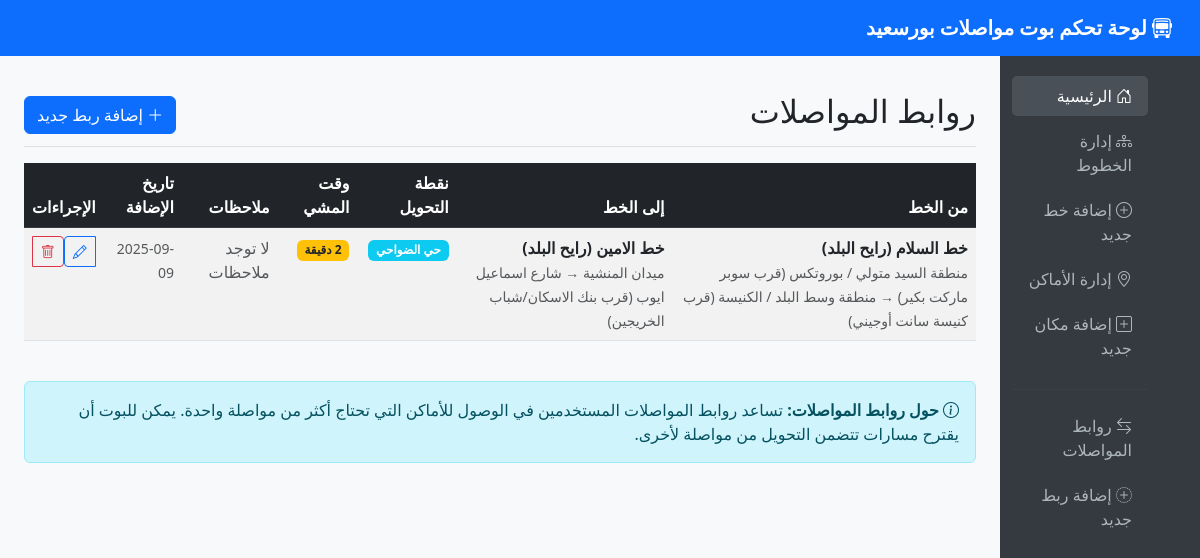
Page /connections on the committed database.
### admin_dashboard.py (models this page shows, shortened)
class RouteConnection(db.Model):
    id = db.Column(db.Integer, primary_key=True)
    from_route_id = db.Column(db.Integer, db.ForeignKey('route.id'), nullable=False)
    to_route_id = db.Column(db.Integer, db.ForeignKey('route.id'), nullable=False)
    connection_point = db.Column(db.String(200), nullable=False)  # نقطة التحويل
    walking_time = db.Column(db.Integer, nullable=False, default=5)  # وقت المشي بالدقائق
    connection_notes = db.Column(db.Text, nullable=True)  # ملاحظات إضافية
    created_at = db.Column(db.DateTime, default=datetime.utcnow)
    from_route = db.relationship('Route', foreign_keys=[from_route_id], backref='connections_from')
    to_route = db.relationship('Route', foreign_keys=[to_route_id], backref='connections_to')

class Route(db.Model):
    id = db.Column(db.Integer, primary_key=True)
    name = db.Column(db.String(200), nullable=False)
    fare = db.Column(db.Float, nullable=False)
    start_area = db.Column(db.String(200), nullable=True)
    end_area = db.Column(db.String(200), nullable=True)
    key_points = db.Column(db.Text, nullable=False)  # JSON string
    notes = db.Column(db.Text, nullable=True)
    created_at = db.Column(db.DateTime, default=datetime.utcnow)

### admin_dashboard.py (the view)
@app.route('/connections')
def connections_list():
    connections = RouteConnection.query.order_by(RouteConnection.created_at.desc()).all()
    return render_template('connections_list.html', connections=connections)

### templates/connections_list.html (shortened to what this page needs)
{% extends "base.html" %}
{% block content %}
<div class="d-flex justify-content-between flex-wrap flex-md-nowrap align-items-center pt-3 pb-2 mb-3 border-bottom">
    <h1 class="h2">روابط المواصلات</h1>
    <div class="btn-toolbar mb-2 mb-md-0">
        <a href="{{ url_for('add_connection') }}" class="btn btn-primary">
            <i class="bi bi-plus-lg"></i> إضافة ربط جديد
        </a>
    </div>
</div>
{% if connections %}
<div class="table-responsive">
    <table class="table table-striped table-hover">
        <thead class="table-dark">
            <tr>
                <th>من الخط</th>
                <th>إلى الخط</th>
                <th>نقطة التحويل</th>
                <th>وقت المشي</th>
                <th>ملاحظات</th>
                <th>تاريخ الإضافة</th>
                <th>الإجراءات</th>
            </tr>
        </thead>
        <tbody>
            {% for connection in connections %}
            <tr>
                <td>
                    <strong>{{ connection.from_route.name }}</strong>
                    <br><small class="text-muted">{{ connection.from_route.start_area }} → {{ connection.from_route.end_area }}</small>
                </td>
                <td>
                    <strong>{{ connection.to_route.name }}</strong>
                    <br><small class="text-muted">{{ connection.to_route.start_area }} → {{ connection.to_route.end_area }}</small>
                </td>
                <td>
                    <span class="badge bg-info">{{ connection.connection_point }}</span>
                </td>
                <td>
                    <span class="badge bg-warning text-dark">{{ connection.walking_time }} دقيقة</span>
                </td>
                <td>
                    {% if connection.connection_notes %}
                    <small>{{ connection.connection_notes }}</small>
                    {% else %}
                    <span class="text-muted">لا توجد ملاحظات</span>
                    {% endif %}
                </td>
                <td>
                    <small class="text-muted">{{ connection.created_at.strftime('%Y-%m-%d') }}</small>
                </td>
                <td>
                    <div class="btn-group" role="group">
                        <a href="{{ url_for('edit_connection', connection_id=connection.id) }}"
                           class="btn btn-sm btn-outline-primary">
                            <i class="bi bi-pencil"></i>
                        </a>
                        <button type="button" class="btn btn-sm btn-outline-danger"
                                onclick="confirmDelete({{ connection.id }})">
                            <i class="bi bi-trash"></i>
                        </button>
                    </div>
                </td>
            </tr>
            {% endfor %}
        </tbody>
    </table>
</div>
{% endif %}
<div class="mt-4">
    <div class="alert alert-info">
        <i class="bi bi-info-circle"></i>
        <strong>حول روابط المواصلات:</strong>
        تساعد روابط المواصلات المستخدمين في الوصول للأماكن التي تحتاج أكثر من مواصلة واحدة.
        يمكن للبوت أن يقترح مسارات تتضمن التحويل من مواصلة لأخرى.
    </div>
</div>
{% endblock %}

### templates/base.html (style rules this page uses)
body { font-family: 'Segoe UI', Tahoma, Geneva, Verdana, sans-serif; background-color: #f8f9fa; }
.btn-primary { background-color: #0d6efd; border-color: #0d6efd; }

### rows in the picture
RouteConnection: from_route.name "خط السلام (رايح البلد)", from_route.start_area "منطقة السيد متولي / بوروتكس (قرب سوبر ماركت بكير)", from_route.end_area "منطقة وسط البلد / الكنيسة (قرب كنيسة سانت أوجيني)", to_route.name "خط الامين (رايح البلد)", to_route.start_area "ميدان المنشية", to_route.end_area "شارع اسماعيل ايوب (قرب بنك الاسكان/شباب الخريجين)", connection_point "حي الضواحي", walking_time "2", connection_notes "لا توجد ملاحظات", created_at "2025-09-09"
